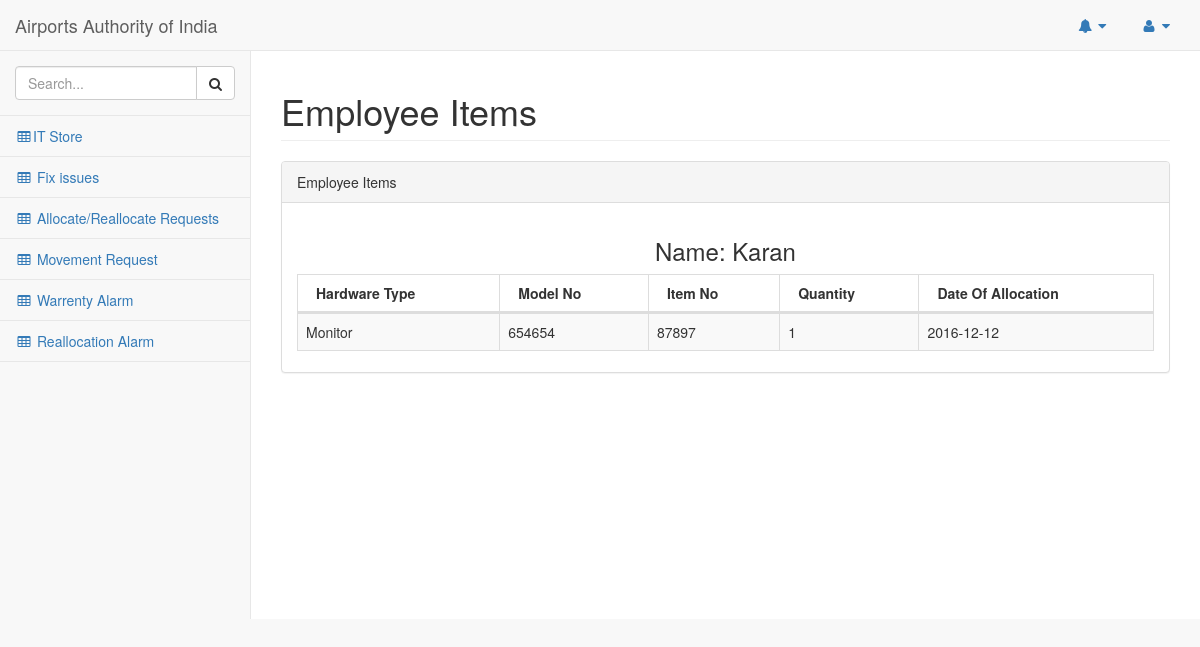
Page /pages/employee.php?val=1003 on the committed database.
### tables this page shows
CREATE TABLE `employee_table` (
  `Employee_ID` varchar(50) NOT NULL,
  `Name` varchar(50) NOT NULL,
  `Department` varchar(50) NOT NULL,
  `Email` varchar(50) NOT NULL,
  `Building` varchar(50) NOT NULL,
  `Floor_No` varchar(50) NOT NULL,
  `Seat_No` varchar(50) NOT NULL,
  `Type` varchar(15) NOT NULL
);

CREATE TABLE `employee_items` (
  `Employee_ID` varchar(50) NOT NULL,
  `HW_Type` varchar(50) NOT NULL,
  `Model_No` varchar(50) NOT NULL,
  `Item_No` varchar(50) NOT NULL,
  `Quantity` int(50) NOT NULL,
  `Date_of_All` date NOT NULL,
  `Period_of_All` varchar(5) NOT NULL,
  `Warranty_Date` date NOT NULL
);

### pages/employee.php (the view, shortened to what this page needs)
<!DOCTYPE html>
<html lang="en">
<head>
    <link href="../vendor/bootstrap/css/bootstrap.min.css" rel="stylesheet">
    <link href="../vendor/metisMenu/metisMenu.min.css" rel="stylesheet">
    <link href="../vendor/datatables-plugins/dataTables.bootstrap.css" rel="stylesheet">
    <link href="../vendor/datatables-responsive/dataTables.responsive.css" rel="stylesheet">
    <link href="../dist/css/sb-admin-2.css" rel="stylesheet">
    <link href="../vendor/font-awesome/css/font-awesome.min.css" rel="stylesheet" type="text/css">
</head>
<body>
    <div id="wrapper">
        <nav class="navbar navbar-default navbar-static-top" role="navigation" style="margin-bottom: 0">
            <div class="navbar-header">
                <a class="navbar-brand">Airports Authority of India</a>
            </div>
            <ul class="nav navbar-top-links navbar-right">
                <li class="dropdown">
                    <a class="dropdown-toggle" data-toggle="dropdown" href="#">
                        <i class="fa fa-bell fa-fw"></i> <i class="fa fa-caret-down"></i>
                    </a>
                </li>
                <li class="dropdown">
                    <a class="dropdown-toggle" data-toggle="dropdown" href="#">
                        <i class="fa fa-user fa-fw"></i> <i class="fa fa-caret-down"></i>
                    </a>
                </li>
            </ul>
            <div class="navbar-default sidebar" role="navigation">
                <div class="sidebar-nav navbar-collapse">
                    <ul class="nav" id="side-menu">
                        <li class="sidebar-search">
                            <div class="input-group custom-search-form">
                                <input type="text" class="form-control" placeholder="Search...">
                                <span class="input-group-btn">
                                <button class="btn btn-default" type="button">
                                    <i class="fa fa-search"></i>
                                </button>
                            </span>
                            </div>
                        </li>
                        <li>
                            <a href="store.php"><i class="fa fa-table fa-fw"></i>IT Store</a>
                        </li>
                        <li>
                            <a href="fixissue.php"><i class="fa fa-table fa-fw"></i> Fix issues</a>
                        </li>
                        <li>
                            <a href="allocate.php"><i class="fa fa-table fa-fw"></i> Allocate/Reallocate Requests</a>
                        </li>
                        <li>
                            <a href="move_admin.php"><i class="fa fa-table fa-fw"></i> Movement Request</a>
                        </li>
                        <li>
                            <a href=".php"><i class="fa fa-table fa-fw"></i> Warrenty Alarm</a>
                        </li>
                                                <li>
                            <a href=".php"><i class="fa fa-table fa-fw"></i> Reallocation Alarm</a>
                        </li>
                </div>
            </div>
        </nav>
<div id="page-wrapper">
            <div class="row">
                <div class="col-lg-12">
                    <h1 class="page-header">Employee Items</h1>
                </div>
            </div>
            <div class="row">
                <div class="col-lg-12">
                    <div class="panel panel-default">
                        <div class="panel-heading">
                            Employee Items
                        </div>
                        <div class="panel-body">
                        <?php
                            $emp_id=$_GET['val'];
                            $query1="select HW_Type,Model_No,Item_No,Quantity,Date_of_All from employee_items where Employee_ID='$emp_id'";
                            $query2="select Name from employee_table where Employee_ID='$emp_id'";
                            $run1=mysql_query($query1) or die(mysql_error());
                            $run2=mysql_query($query2) or die(mysql_error());
                            $row2=mysql_fetch_array($run2);
                            echo "<h3 align='center'>Name: {$row2['Name']}</h3>";
                        ?>
                            <table width="100%" class="table table-striped table-bordered table-hover" id="dataTables-example">
                                <thead>
                                    <thead>
                                    <tr>
                                    <th><strong>Hardware Type</strong></th>
                                    <th><strong>Model No</strong></th>
                                    <th><strong>Item No</strong></th>
                                    <th><strong>Quantity</strong></th>
                                    <th><strong>Date Of Allocation</strong></th>
                                    </tr>
                                    </thead>
                                </thead>
                                <tbody>
                                    <?php
                                        while($row1=mysql_fetch_array($run1))
                                        {
                                        echo "<tr>
                                            <td>{$row1['HW_Type']}</td>
                                            <td>{$row1['Model_No']}</td>
                                            <td>{$row1['Item_No']}</td>
                                            <td>{$row1['Quantity']}</td>
                                            <td>{$row1['Date_of_All']}</td>
                                            </tr>";
                                        }
                                        ?>
                                </tbody>
                            </table>
                        </div>
                    </div>
                </div>
            </div>
        </div>
</body>
</html>

### rows in the picture
employee_table: Name "Karan"
employee_items: HW_Type "Monitor", Model_No "654654", Item_No "87897", Quantity "1", Date_of_All "2016-12-12"
